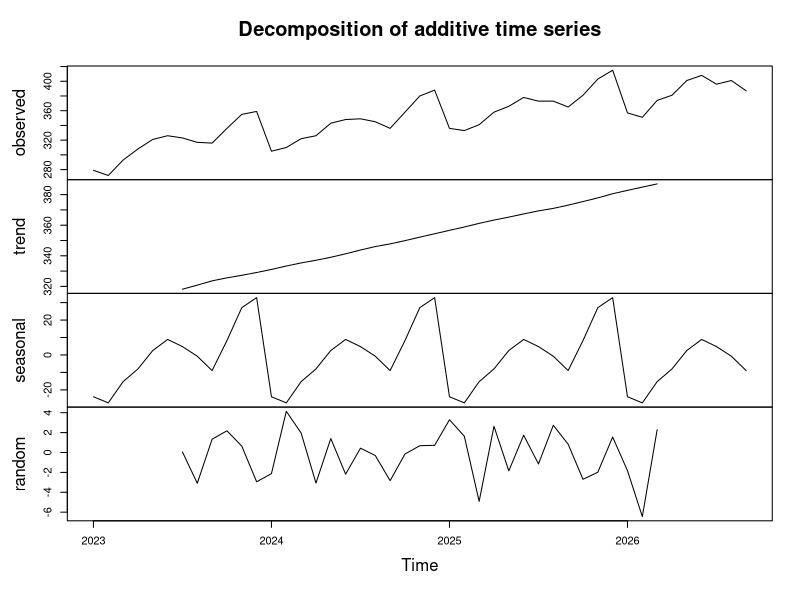
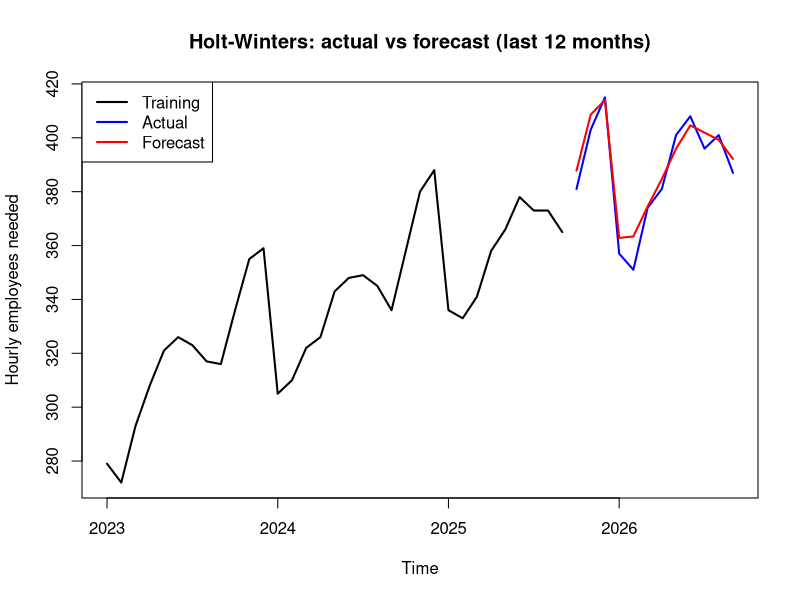
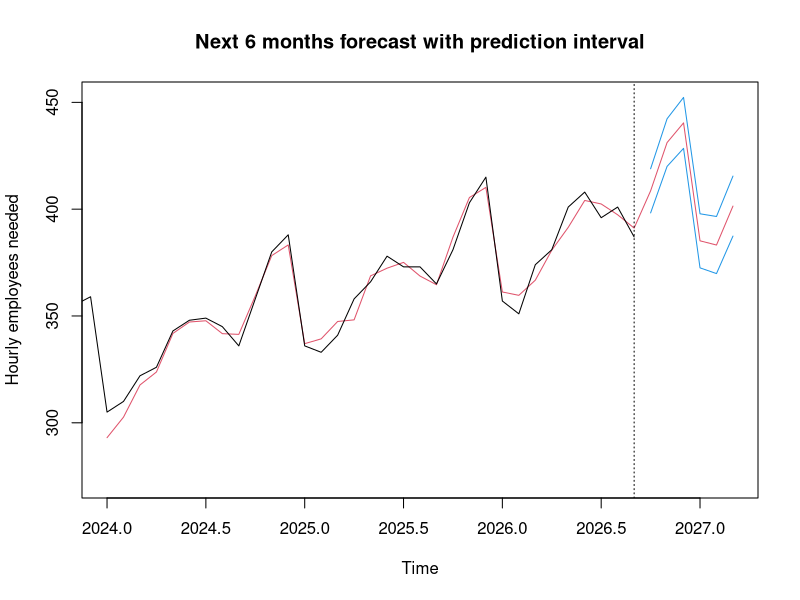

These charts were generated, in order, by the following R code:
# Forecasting demand for hourly employees with Holt-Winters (base R)
# Monthly demand, Jan 2023 - Sep 2026 (sample data)
demand <- c(279, 272, 293, 308, 321, 326, 323, 317, 316, 336, 355, 359,
            305, 310, 322, 326, 343, 348, 349, 345, 336, 358, 380, 388,
            336, 333, 341, 358, 366, 378, 373, 373, 365, 381, 403, 415,
            357, 351, 374, 381, 401, 408, 396, 401, 387)
ts_data <- ts(demand, start = c(2023, 1), frequency = 12)
print(ts_data)

# ---- Step 1: trend and seasonality ----
png("q8_decompose.png", width = 1200, height = 900, res = 130)
plot(decompose(ts_data))
dev.off()

# ---- Step 2: check accuracy on the last 12 months ----
train  <- window(ts_data, end = c(2025, 9))
test   <- window(ts_data, start = c(2025, 10))
fit_tr <- HoltWinters(train)
fc_tr  <- predict(fit_tr, n.ahead = 12)

rmse <- sqrt(mean((test - fc_tr)^2))
mape <- mean(abs((test - fc_tr) / test)) * 100
cat("Test RMSE:", round(rmse, 2), "\n")
cat("Test MAPE:", round(mape, 2), "%\n")

png("q8_test.png", width = 1200, height = 700, res = 130)
ts.plot(train, test, fc_tr, col = c("black", "blue", "red"), lwd = 2,
        ylab = "Hourly employees needed",
        main = "Holt-Winters: actual vs forecast (last 12 months)")
legend("topleft", c("Training", "Actual", "Forecast"),
       col = c("black", "blue", "red"), lwd = 2)
dev.off()

# ---- Step 3: final model on all data and next-month forecast ----
fit <- HoltWinters(ts_data)
cat("alpha =", round(fit$alpha, 3), " beta =", round(fit$beta, 3),
    " gamma =", round(fit$gamma, 3), "\n")

next_month <- predict(fit, n.ahead = 1)
cat("Forecast for next month (Oct 2026):\n")
print(round(next_month, 1))

fc6 <- predict(fit, n.ahead = 6, prediction.interval = TRUE)
print(round(fc6, 1))

png("q8_forecast.png", width = 1200, height = 700, res = 130)
plot(fit, fc6, ylab = "Hourly employees needed",
     main = "Next 6 months forecast with prediction interval")
dev.off()
